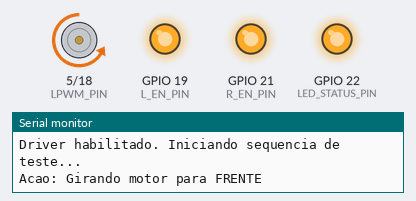
A sketch run on a simulated ESP32. Parts: motor-driver pin pairs drawn as motors (green arrow = first pin HIGH = forward, orange = second pin HIGH = backward, longer = more drive), output pins drawn as LEDs (lit = HIGH), the last lines printed to the serial monitor.

Above: at 1.5 s.
At 6.5 s:
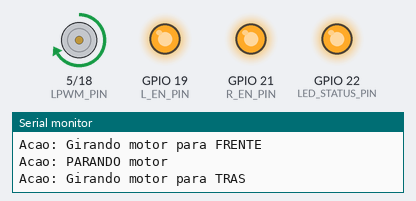
At 9.0 s:
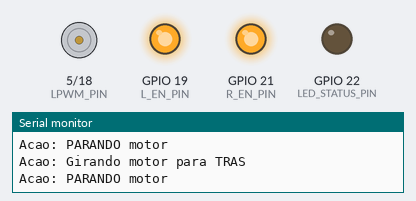
Timing chart, 0 to 13.0 s (numbered marks = the images above):
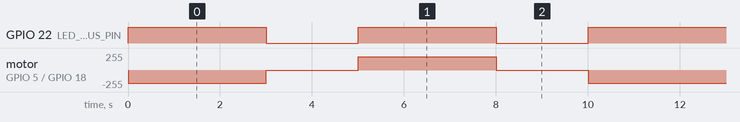

Measured:
- by itself, GPIO 22 (LED_STATUS_PIN): alternates HIGH for 3.0 s and LOW for 2.0 s
- by itself, motor on GPIO 5 (LPWM_PIN) / GPIO 18 (RPWM_PIN): repeats every 10.0 s: stopped 2.0 s, forward 200/255 3.0 s, stopped 2.0 s, backward 200/255 3.0 s

The sketch:

ponteh_teste.ino
```cpp
/**
 * @file ponteh_teste.ino
 * @brief Teste automático para um motor com Ponte H e feedback de LED.
 *
 * Objetivo: Testar o funcionamento de um motor DC com um driver de Ponte H (como o BTS7960),
 * executando uma sequência automática de movimentos para frente e para trás.
 * Um LED indicador permanece aceso sempre que o motor estiver em movimento.
 *
 * Como funciona:
 * - Ao ser ligado, o ESP32 iniciará uma sequência contínua.
 * - O motor girará para frente por 3 segundos, com o LED de status aceso.
 * - O motor parará por 2 segundos, e o LED se apagará.
 * - O motor girará para trás por 3 segundos, com o LED de status aceso novamente.
 * - O motor parará por 2 segundos, e o LED se apagará.
 * - O ciclo se repetirá indefinidamente.
 */

// --- Pinos de Configuração ---

// Pino de SAÍDA (OUTPUT) para o LED de status
// Este LED indica que o motor está em funcionamento.
const int LED_STATUS_PIN = 22; // Usando um pino seguro

// Pinos de controle do Motor com a Ponte H (ex: BTS7960)
const int R_EN_PIN = 21;  // Pino de habilitação (Enable) para rotação à direita (frente)
const int L_EN_PIN = 19;  // Pino de habilitação (Enable) para rotação à esquerda (trás)
const int RPWM_PIN = 18;  // Pino PWM para controle de velocidade à direita (frente)
const int LPWM_PIN = 5;   // Pino PWM para controle de velocidade à esquerda (trás)

// --- Constantes de Controle ---
const int MOTOR_SPEED = 200; // Velocidade do motor (0 a 255)

/**
 * @brief Função de configuração (setup).
 * Executada uma vez ao ligar o ESP32.
 */
void setup() {
  // Inicia a comunicação serial
  Serial.begin(115200);
  Serial.println(">>> Teste Automatico de Motor com Ponte H <<<");

  // Configura o pino do LED como SAÍDA
  pinMode(LED_STATUS_PIN, OUTPUT);

  // Configura todos os pinos do motor como SAÍDA
  pinMode(R_EN_PIN, OUTPUT);
  pinMode(L_EN_PIN, OUTPUT);
  pinMode(RPWM_PIN, OUTPUT);
  pinMode(LPWM_PIN, OUTPUT);

  // Habilita o driver da ponte H
  digitalWrite(R_EN_PIN, HIGH);
  digitalWrite(L_EN_PIN, HIGH);

  Serial.println("Driver habilitado. Iniciando sequencia de teste...");
}

/**
 * @brief Move o motor para frente e acende o LED.
 */
void moveForward() {
  Serial.println("Acao: Girando motor para FRENTE");
  digitalWrite(LED_STATUS_PIN, HIGH); // Acende o LED de status
  analogWrite(RPWM_PIN, MOTOR_SPEED);
  analogWrite(LPWM_PIN, 0);
}

/**
 * @brief Move o motor para trás e acende o LED.
 */
void moveBackward() {
  Serial.println("Acao: Girando motor para TRAS");
  digitalWrite(LED_STATUS_PIN, HIGH); // Acende o LED de status
  analogWrite(RPWM_PIN, 0);
  analogWrite(LPWM_PIN, MOTOR_SPEED);
}

/**
 * @brief Para o motor e apaga o LED.
 */
void stopMotor() {
  Serial.println("Acao: PARANDO motor");
  digitalWrite(LED_STATUS_PIN, LOW); // Apaga o LED de status
  analogWrite(RPWM_PIN, 0);
  analogWrite(LPWM_PIN, 0);
}

/**
 * @brief Função de loop principal.
 * Executa a sequência de movimentos continuamente.
 */
void loop() {
  // Gira para frente por 3 segundos
  moveForward();
  delay(3000);

  // Para por 2 segundos
  stopMotor();
  delay(2000);

  // Gira para trás por 3 segundos
  moveBackward();
  delay(3000);

  // Para por 2 segundos
  stopMotor();
  delay(2000);
}
```
